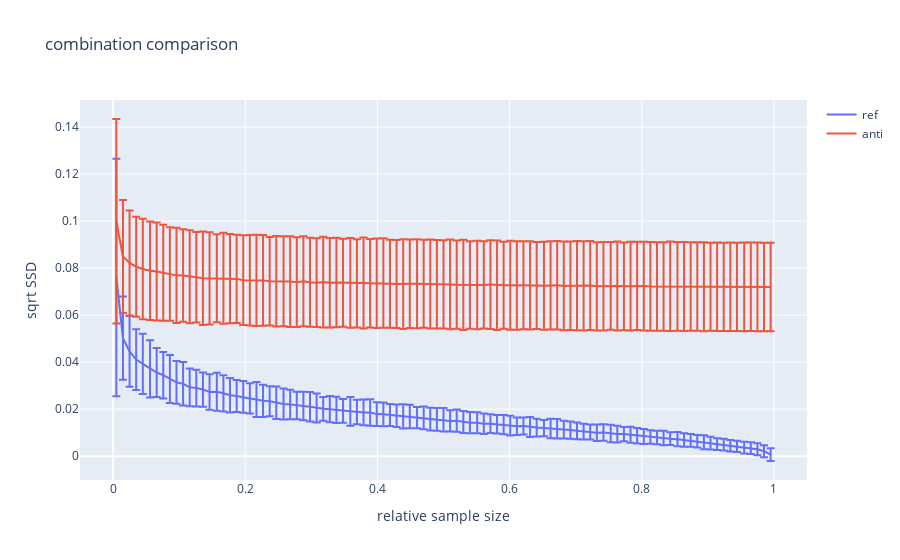

Notebook code cell kept with this figure:
### Code cell
ydict= {
    ty: {
        comb: {
            round(sum(bi)/ 2,3): np.mean(g) for bi,g in combined[ty][comb].items()
        } for comb in combined[ty].keys()
    } for ty in combined.keys()
}

yerror= {
    ty: {
        comb: {
            round(sum(bi)/ 2,3): np.std(g)*3 for bi,g in combined[ty][comb].items()
        } for comb in combined[ty].keys()
    } for ty in combined.keys()
}



xdict= {
    comb: sorted(ydict['anti'][comb].keys()) for comb in ydict['ref'].keys()
}

fig= [
    go.Scatter(
        x= xdict[i],
        y= [ydict[ty][i][x] for x in xdict[i]],
        error_y= dict(
            array= [yerror[ty][i][x] for x in xdict[i]],
            type= 'data',
            #symmetric= True,
            visible=True
        ),
        name= ty
    ) for i in xdict.keys() for ty in yerror.keys()
]

layout= go.Layout(
    title= 'combination comparison',
    yaxis= dict(
        title= 'sqrt SSD'
    ),
    xaxis= dict(
        title='relative sample size'
    )
)

Figure= go.Figure(data=fig, layout= layout)
iplot(Figure)
